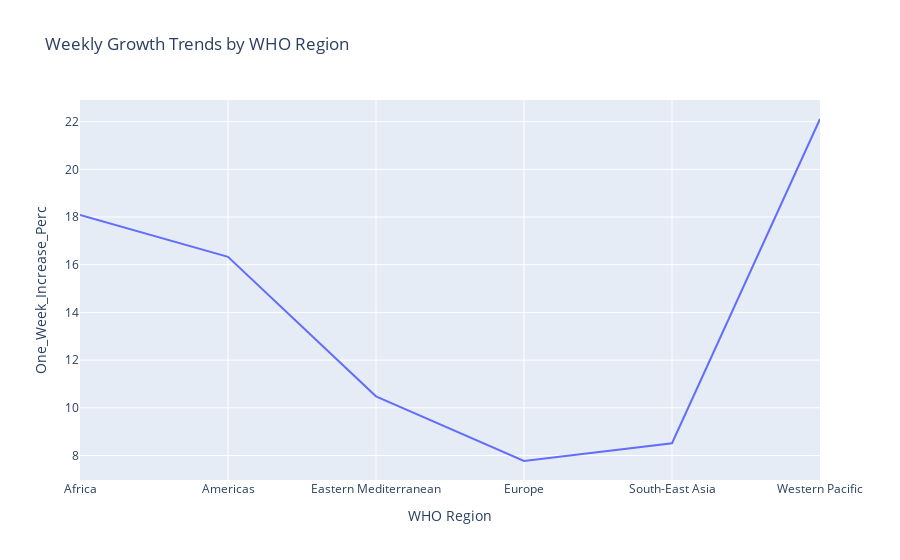

The code cell stored with this chart in its notebook:
### Code cell
Week_Change=CountryWise.groupby('WHO Region')[['One_Week_Increase_Perc']].mean().reset_index()
print(Week_Change.sort_values('One_Week_Increase_Perc',ascending=False))
px.line(Week_Change,x='WHO Region',y='One_Week_Increase_Perc',title='Weekly Growth Trends by WHO Region')

### Figure 1 — Plotly figure (JSON) as saved in the notebook; plotly's stock layout.template omitted (floating-point values rounded to 4 significant figures)
{"data": [{"hovertemplate": "WHO Region=%{x}<br>One_Week_Increase_Perc=%{y}<extra></extra>", "legendgroup": "", "line": {"color": "#636efa", "dash": "solid"}, "marker": {"symbol": "circle"}, "mode": "lines", "name": "", "orientation": "v", "showlegend": false, "type": "scatter", "x": ["Africa", "Americas", "Eastern Mediterranean", "Europe", "South-East Asia", "Western Pacific"], "xaxis": "x", "y": [18.09, 16.33, 10.48, 7.77, 8.513, 22.11], "yaxis": "y"}], "layout": {"legend": {"tracegroupgap": 0}, "title": {"text": "Weekly Growth Trends by WHO Region"}, "xaxis": {"anchor": "y", "domain": [0, 1], "title": {"text": "WHO Region"}}, "yaxis": {"anchor": "x", "domain": [0, 1], "title": {"text": "One_Week_Increase_Perc"}}}}
